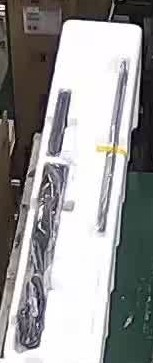
//> input picture 1.jpg, 153 x 363 px
$ ./demo2 1.jpg   (built with g++ and OpenCV 4)
//> lines starting //> are read from the running program, lines starting //| are printed output that depends on the picture; after the words box and inside, x2 and y2 are one past the last pixel; in counts of white or black regions, pixels touching at a corner belong together
#include<opencv2/opencv.hpp>
#include <stdio.h>

using namespace cv;


using namespace std;

#if 1
void hsv_convert_white(Mat image_orig)
{
	Mat hsvImg;
	Mat imgThresholded;
	//convert to hsv img first
	cvtColor(image_orig, hsvImg, COLOR_BGR2HSV);

	//enum colorType{Red = 0, Green, Blue, ColorButt};

    const Scalar hsvWhiteLo( 0,  0,  221);
    const Scalar hsvWhiteHi(180, 30, 255);

    vector<Scalar> hsvLo{hsvWhiteLo};
    vector<Scalar> hsvHi{hsvWhiteHi};

    vector<String> textColor{"W"};
	 // 查找指定范围内的颜色
    inRange(hsvImg, hsvLo[0], hsvHi[0], imgThresholded);
        // 转换成二值图
    threshold(imgThresholded, imgThresholded, 1, 255, THRESH_BINARY);
	copyMakeBorder(imgThresholded, imag_1, 1, 1, 1, 1, BORDER_CONSTANT, 0);
    vector<vector<Point> > contours0;
    vector<Vec4i> hierarchy;
    findContours(imag_1, contours0, hierarchy, RETR_TREE, CHAIN_APPROX_SIMPLE);
}
#endif

int main(int argc, char** argv)
{
	if (argc != 2)
    {
        cout << "Call this program like this:" << endl;
        cout << "./demo1 xxx.jpg" << endl;
        return 0;
    }

	Mat origImage = imread(argv[1] ,0);
//> origImage: 363 rows x 153 cols, CV_8UC1; min 0, max 255, mean 150.2

	Mat srcImage;
	origImage.copyTo( srcImage );

	if( !srcImage.data )
	{
		cout << "读取失败" << endl;
		return 0;
	}
	//imshow( "原始图" , srcImage );
	//waitKey();

	// threshold只针对二值化图像
	threshold( srcImage , srcImage , 0.0 , 255.0 ,CV_THRESH_BINARY|CV_THRESH_OTSU );
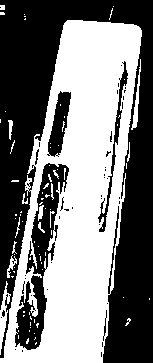
//> srcImage: 363 rows x 153 cols, CV_8UC1; 48.5% white; 82 white regions (67 under 20 px)

	vector<vector<Point> >  contours;
	vector<Vec4i> hierarchy;

	findContours( srcImage , contours , hierarchy , CV_RETR_CCOMP , CV_CHAIN_APPROX_SIMPLE );
//> contours = 149 contours, 131 with area under 20; largest, box (x1, y1, x2, y2) and area: (0, 20, 142, 363) 30786, (14, 162, 70, 351) 4084, (47, 90, 72, 158) 914, (97, 60, 129, 233) 810, (107, 205, 120, 295) 238

	vector<Point> maxcontours ;   //最大轮廓
	double maxArea = 0;

//	vector<vector<Point>>::const_iterator itContours = contours.begin();
	int maxAreaIdx = 0;
	for( size_t i = 0; i < contours.size();i++ )
	{
		double area = contourArea( contours[i] );
		if( area > maxArea )
		{
			maxArea = area;
			maxcontours = contours[i];
			maxAreaIdx = i;
		}
	}
//> this loop made 149 passes
//> (area, maxArea) on passes 19, 80: (229.5, 229.5), (30785.5, 30785.5)
//> area on passes 21, 31, 50: 23, 52, 40
//> after the loop, maxArea = 30785.5; maxcontours = contour of 306 points, box (x1, y1, x2, y2) (0, 20, 142, 363), area 30786; maxAreaIdx = 79

	cout<<"max area id = "<< maxAreaIdx <<endl;
//| max area id = 79

	//color max contour red


	Scalar color = CV_RGB( 28, 68, 227);

	drawContours(origImage, contours, maxAreaIdx, color, CV_FILLED, 8, hierarchy);
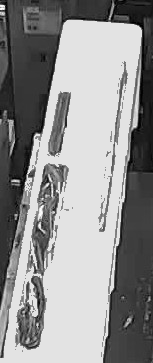
//> origImage: 363 rows x 153 cols, CV_8UC1; min 0, max 255, mean 143.9
    imshow( "biggest regions contour" , origImage );

	// [21 lines of commented-out code are left out]

	waitKey();
}

$ run again, on 140.jpg
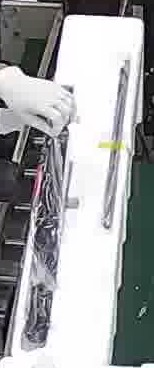
//> input picture 140.jpg, 154 x 368 px
//> `threshold( srcImage , srcImage , 0.0 , 255.0 ,CV_THRESH_BINARY|CV_THRE..`:
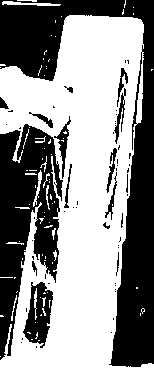
//> srcImage: 368 rows x 154 cols, CV_8UC1; 55.7% white; 58 black regions (41 under 20 px)
//> contours = 154 contours, 134 with area under 20; largest, box (x1, y1, x2, y2) and area: (0, 15, 154, 368) 32642, (22, 281, 54, 349) 1352, (53, 115, 72, 180) 365, (131, 51, 143, 151) 271, (113, 92, 126, 145) 262
//> the loop `for( size_t i = 0; i < contours.size();i++ )` made 154 passes
//> (area, maxArea) on passes 20, 50, 78: (24.5, 24.5), (61, 61), (32642, 32642)
//> after the loop `for( size_t i = 0; i < contours.size();i++ )`: maxArea = 32642; maxcontours = contour of 547 points, box (x1, y1, x2, y2) (0, 15, 154, 368), area 32642; maxAreaIdx = 77
//| max area id = 77
//> `drawContours(origImage, contours, maxAreaIdx, color, CV_FILLED, 8, hie..`:
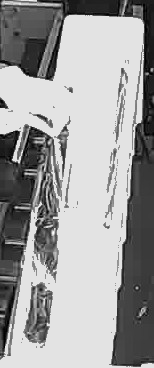
//> origImage: 368 rows x 154 cols, CV_8UC1; min 0, max 255, mean 157.2

$ run again, on 170.jpg
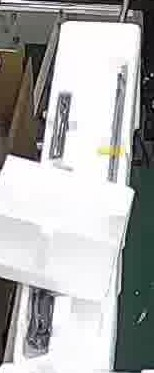
//> input picture 170.jpg, 154 x 373 px
//> `threshold( srcImage , srcImage , 0.0 , 255.0 ,CV_THRESH_BINARY|CV_THRE..`:
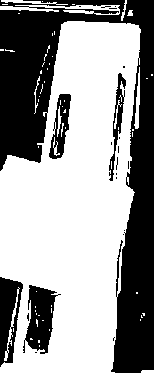
//> srcImage: 373 rows x 154 cols, CV_8UC1; 60.5% white; 22 black regions (17 under 20 px)
//> contours = 94 contours, 80 with area under 20; largest, box (x1, y1, x2, y2) and area: (0, 21, 141, 373) 35652, (24, 284, 59, 355) 1568, (48, 93, 72, 160) 900, (108, 72, 127, 182) 702, (0, 5, 120, 15) 388
//> the loop `for( size_t i = 0; i < contours.size();i++ )` made 94 passes
//> (area, maxArea) on passes 1, 20, 46, 56: (23.5, 23.5), (90.5, 90.5), (123, 123), (35652.5, 35652.5)
//> after the loop `for( size_t i = 0; i < contours.size();i++ )`: maxArea = 35652.5; maxcontours = contour of 254 points, box (x1, y1, x2, y2) (0, 21, 141, 373), area 35652; maxAreaIdx = 55
//| max area id = 55
//> `drawContours(origImage, contours, maxAreaIdx, color, CV_FILLED, 8, hie..`:
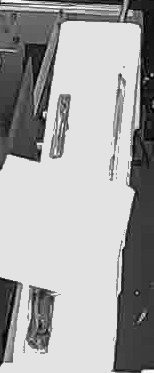
//> origImage: 373 rows x 154 cols, CV_8UC1; min 0, max 255, mean 165.4
